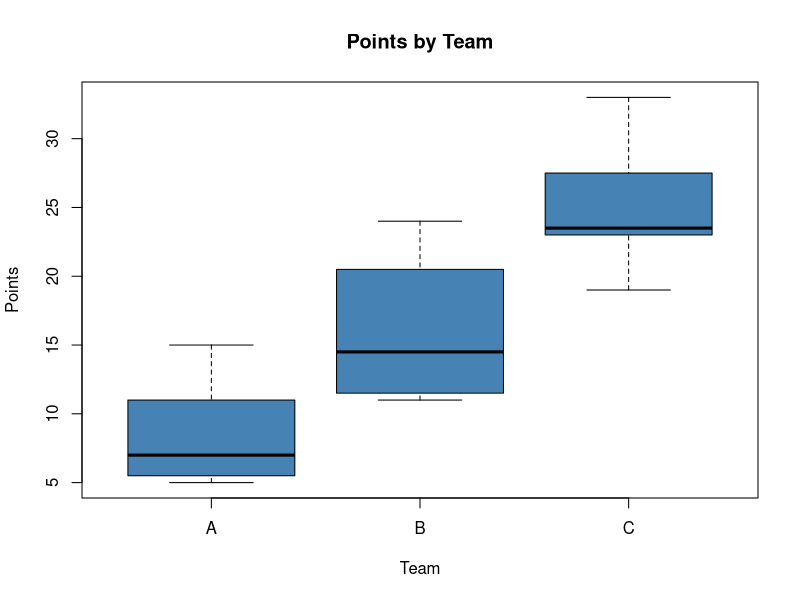
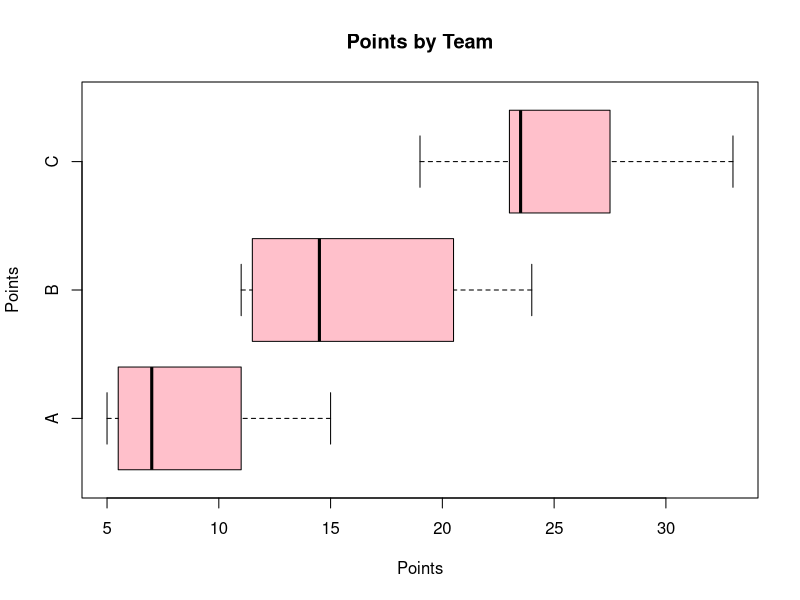
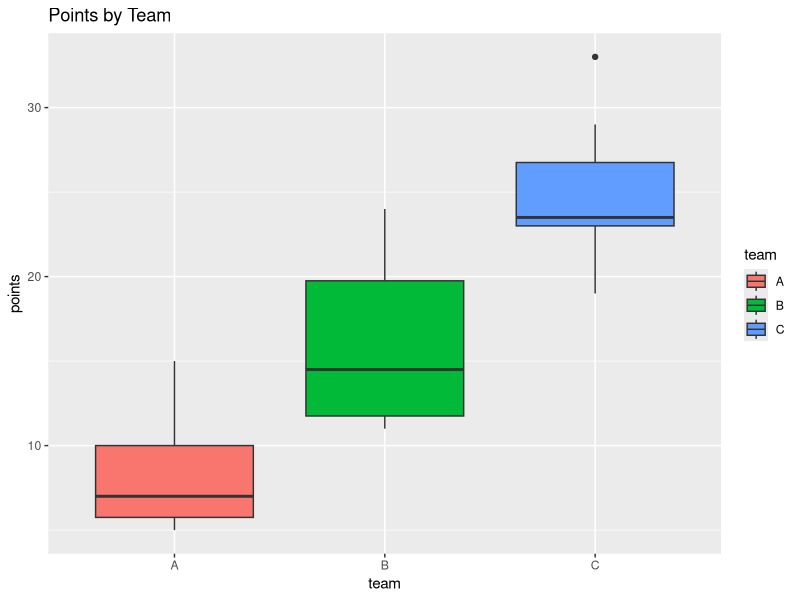
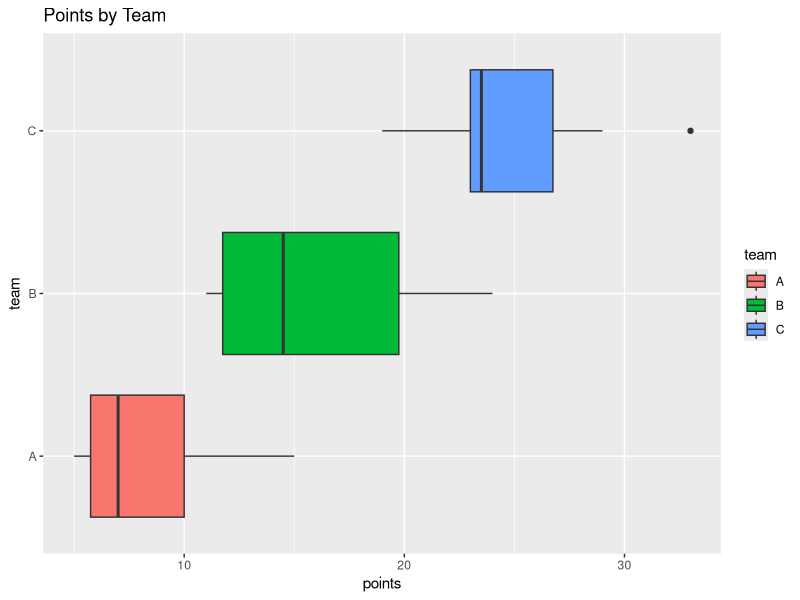

Write R code to recreate these figures, in order.
# create data frame
df <- data.frame(team=rep(c('A', 'B', 'C'), each=8),
                 points=c(5, 5, 6, 6, 8, 9, 13, 15,
                          11, 11, 12, 14, 15, 19, 22, 24,
                          19, 23, 23, 23, 24, 26, 29, 33))

# view first 10 rows 
head(df, 10)

# Side-by-Side Boxplots in Base R
# create vertical side-by-side boxplots
boxplot(df$points ~ df$team,
        col='steelblue',
        main='Points by Team',
        xlab='Team',
        ylab='Points') 

# We can use the argument horizontal=TRUE to display the boxplots
# horizontally instead of vertically:
# create horizontal side-by-side boxplots
boxplot(df$points ~ df$team,
        col="pink",
        main="Points by Team",
        xlab="Points", 
        ylab="Points",
        horizontal = TRUE)

# Side-by-Side Boxplots in ggplot2
library("ggplot2")

# create vertical side-by-side boxplots
ggplot(df, aes(x=team, y=points, fill = team)) + 
  geom_boxplot() + 
  ggtitle("Points by Team")

# And we can use the coord_flip() argument to display
# the boxplots horizontally instead of vertically:
library("ggplot2")

# create horizontal side-by-side boxplots
ggplot(df, aes(x=team, y=points, fill=team)) + 
  geom_boxplot() + 
  coord_flip() + 
  ggtitle("Points by Team")
